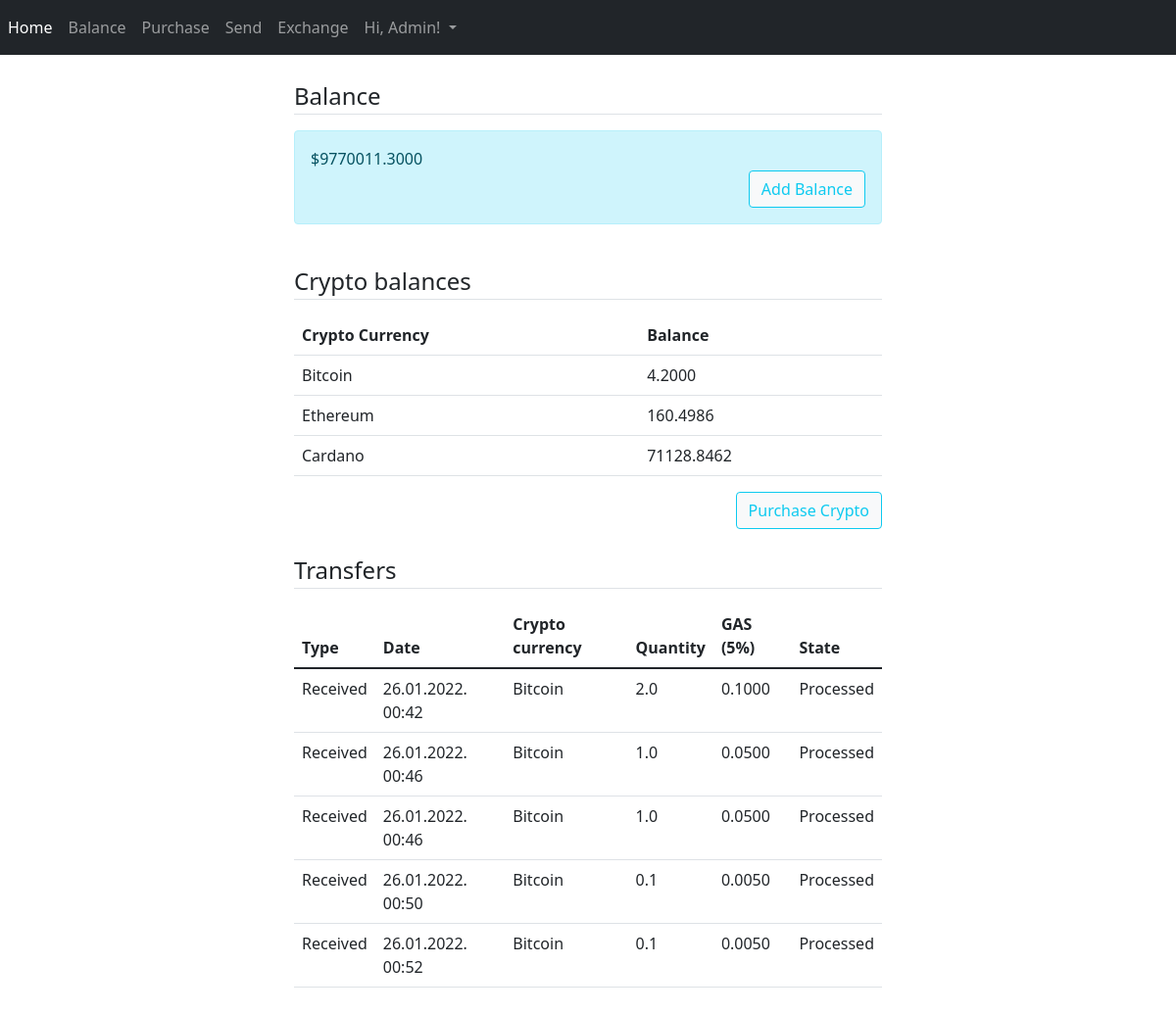
The app's page /balance (signed in), older data.
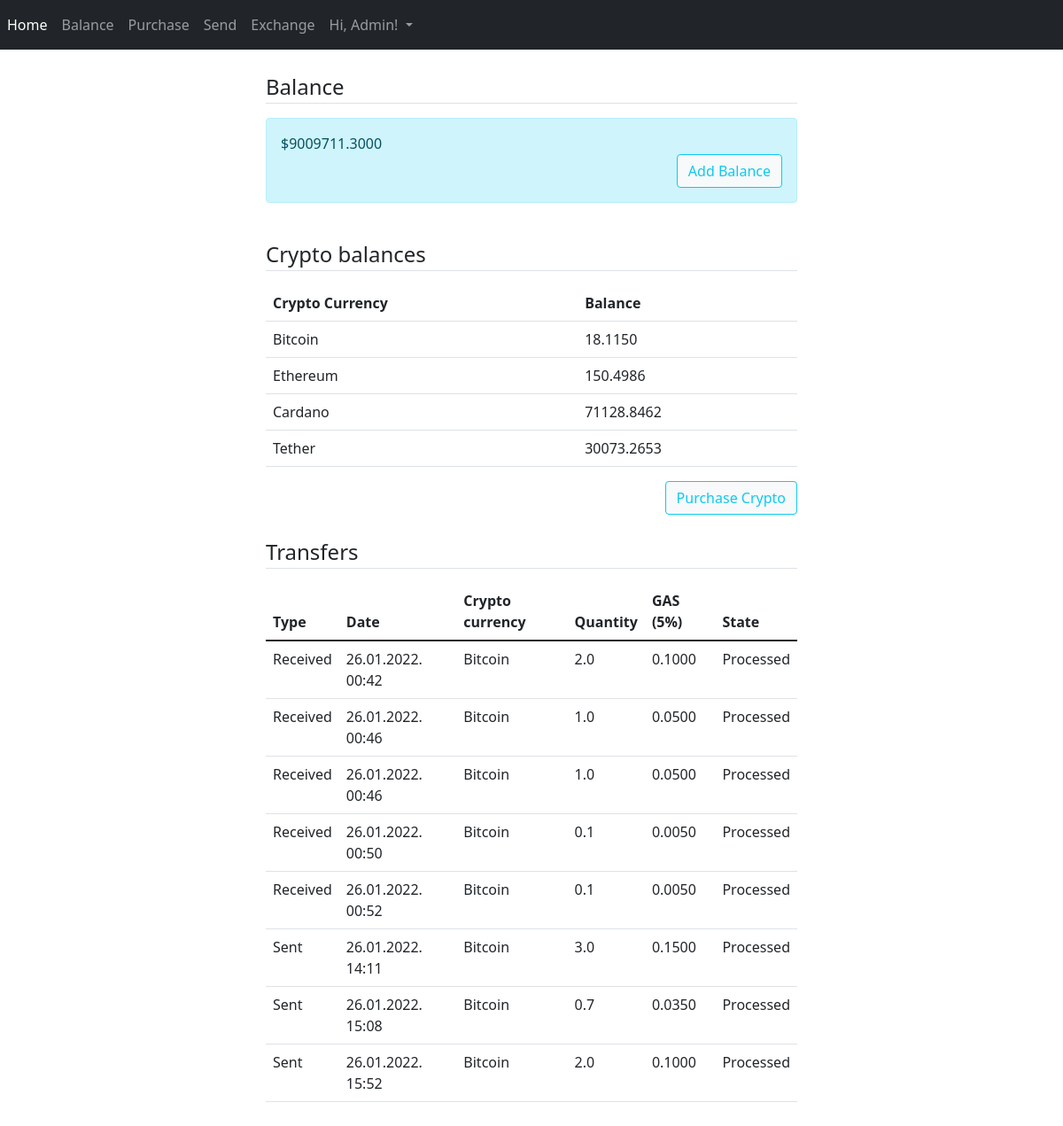
The same page, newer data.
### CryptoExchange/models/dbmodels.py (models this page shows, shortened)
class User(db.Model, UserMixin):
    id = db.Column(db.Integer, primary_key=True)
    first_name = db.Column(db.String(20), nullable=False)
    last_name = db.Column(db.String(20), nullable=False)
    address = db.Column(db.String(20), nullable=False)
    city = db.Column(db.String(20), nullable=False)
    country = db.Column(db.String(20), nullable=False)
    phone = db.Column(db.String(15), nullable=False, unique=True)
    email = db.Column(db.String(120), nullable=False, unique=True)
    password = db.Column(db.String(60), nullable=False)
    verified = db.Column(db.Boolean, default=False, nullable=False)
    balance = db.Column(db.Float, default=0, nullable=False)
    sent_transactions = db.relationship('Transactions', backref='sender',
                                        foreign_keys="Transactions.sender_id", lazy=True)
    recv_transactions = db.relationship('Transactions', backref='receiver',
                                        foreign_keys="Transactions.receiver_id", lazy=True)

class Transactions(db.Model):
    id = db.Column(db.Integer, primary_key=True)
    sender_id = db.Column(db.Integer, db.ForeignKey('user.id'), nullable=False)
    receiver_id = db.Column(db.Integer, db.ForeignKey('user.id'), nullable=False)
    transaction_hash = db.Column(db.String(64), nullable=False, default='0')
    crypto = db.Column(db.String(60), nullable=False)
    quantity = db.Column(db.Float, nullable=False)
    gas_percentage = db.Column(db.Float, nullable=False)
    gas = db.Column(db.Float, nullable=False)
    state = db.Column(db.Enum(TransactionState), nullable=False, default=TransactionState.IN_PROCESS)
    date_started = db.Column(db.DateTime, nullable=False, default=datetime.utcnow)

### CryptoExchange/controllers/routes.py (the view)
@app.route('/balance')
@login_required
def balance():
    if not current_user.verified:
        return redirect(url_for('profile_activation'))
    account_balance = current_user.balance
    crypto_balance = get_user_crypto_balance(current_user.id)
    transfers = Transactions.query.filter(((Transactions.sender_id == current_user.id)
                                           | (Transactions.receiver_id == current_user.id))
                                          & (Transactions.sender_id != Transactions.receiver_id)).all()
    return render_template('balance.html', title='Balance',
                           balance=account_balance,
                           crypto_balance=crypto_balance,
                           transfer=transfers)

### CryptoExchange/models/dbmodels.py (called while the page is built)
@login_manager.user_loader
def load_user(user_id):
    return User.query.get(int(user_id))

### CryptoExchange/templates/balance.html (shortened to what this page needs)
{% extends "layout.html" %}
{% block content %}
<div style="margin: 0 auto; width: 50%;">
    <br/>
    <div style="container-fluid">
        <legend class="border-bottom mb-3">Balance</legend>
        <div class="alert alert-info" role="alert">
            ${{ "{:.4f}".format(balance) }}
            <div style="text-align: right;">
                        <a class="btn btn-outline-info btn-light" href="{{ url_for('add_balance') }}" role="button">Add Balance</a>
                        </div>
        </div>
        <br/>
    </div>
    <div style="container-fluid">
        <legend class="border-bottom mb-3">Crypto balances</legend>
        <table class="table table-hover">
            <tr>
                <th>Crypto Currency</th>
                <th>Balance</th>
            </tr>
            {% for key, value in crypto_balance.items() %}
            <tr>
                <td>{{ key }}</td>
                <td>{{ "{:.4f}".format(value) }}</td>
            </tr>
            {% endfor %}
        </table>
                <div style="text-align: right;">
                        <a class="btn btn-outline-info btn-light" href="{{ url_for('purchase') }}" role="button">Purchase Crypto</a>
                        </div>
    </div>
    <br/>
    <div style="container-fluid">
        <legend class="border-bottom mb-3">Transfers</legend>
        <table id="data" class="table table-hover">
            <thead>
            <tr>
                <th>Type</th>
                <th>Date</th>
                <th>Crypto currency</th>
                <th>Quantity</th>
                <th>GAS (5%)</th>
                <th>State</th>
            </tr>
            </thead>
            <tbody>
            {% for item in transfer %}
            <tr>
                {% if item.receiver_id == current_user.id and item.sender_id == current_user.id %}
                <td>Bought</td>
                {% elif item.sender_id == current_user.id %}
                <td>Sent</td>
                {% elif item.receiver_id == current_user.id %}
                <td>Received</td>
                {% endif %}
                <td>{{ item.date_started.strftime('%d.%m.%Y. %H:%M') }}</td>
                <td>{{ item.crypto }}</td>
                <td>{{ item.quantity }}</td>
                <td>{{ "{:.4f}".format(item.gas) }}</td>
                <td>{{ item.state.value }}</td>
            </tr>
            {% endfor %}
            </tbody>
        </table>
    </div>
</div>
{% endblock content %}

### CryptoExchange/templates/layout.html (shortened to what this page needs)
<!DOCTYPE html>
<html lang="en" xmlns="">
<head>
    <link href="https://cdn.jsdelivr.net/npm/bootstrap@5.1.3/dist/css/bootstrap.min.css" rel="stylesheet"
>
    <link rel="stylesheet" type="text/css" href="https://cdn.datatables.net/1.11.4/css/jquery.dataTables.css">
</head>
<body>
<nav class="navbar navbar-expand-sm navbar-dark bg-dark">
    <div class="collapse navbar-collapse" id="navbarNav">
        <div class="navbar-nav">
            <a class="nav-item nav-link active" href="{{ url_for('home') }}">Home</a>
            {% if current_user.is_authenticated %}
            <a class="nav-item nav-link" href="{{ url_for('balance') }}">Balance</a>
            <a class="nav-item nav-link" href="{{ url_for('purchase') }}">Purchase</a>
            <a class="nav-item nav-link" href="{{ url_for('transfer') }}">Send</a>
            <a class="nav-item nav-link" href="{{ url_for('exchange') }}">Exchange</a>
            <div class="nav-item dropdown ms-auto">
                <a class="nav-link dropdown-toggle" href="#" id="navbarDropdownMenuLink" role="button"
                   data-toggle="dropdown" aria-haspopup="true" aria-expanded="false">
                    Hi, {{ current_user.first_name }}!
                </a>
            </div>
            {% else %}
            <a class="nav-item nav-link" href="{{ url_for('register') }}">Register</a>
            <a class="nav-item nav-link" href="{{ url_for('login') }}">Login</a>
            {% endif %}
        </div>
    </div>
</nav>
{% block content %}{% endblock %}
</body>
<br/>
</html>

Row changes from the older to the newer data that the page shows:
changed User "Admin": balance "9770011.3000" → "9009711.3000"
computed for Transactions (number 1 of 12 on the later page): value "4.2000" → "18.1150"
computed for Transactions "Ethereum": value "160.4986" → "150.4986"
added Transactions: crypto "Tether", value "30073.2653", shown under "Crypto balances"
added Transactions: shows "Sent", date_started "26.01.2022. 14:11", crypto "Bitcoin", quantity "3.0", gas "0.1500", state.value "Processed", shown under "Transfers"
added Transactions: shows "Sent", date_started "26.01.2022. 15:08", crypto "Bitcoin", quantity "0.7", gas "0.0350", state.value "Processed", shown under "Transfers"
added Transactions: shows "Sent", date_started "26.01.2022. 15:52", crypto "Bitcoin", quantity "2.0", gas "0.1000", state.value "Processed", shown under "Transfers"
